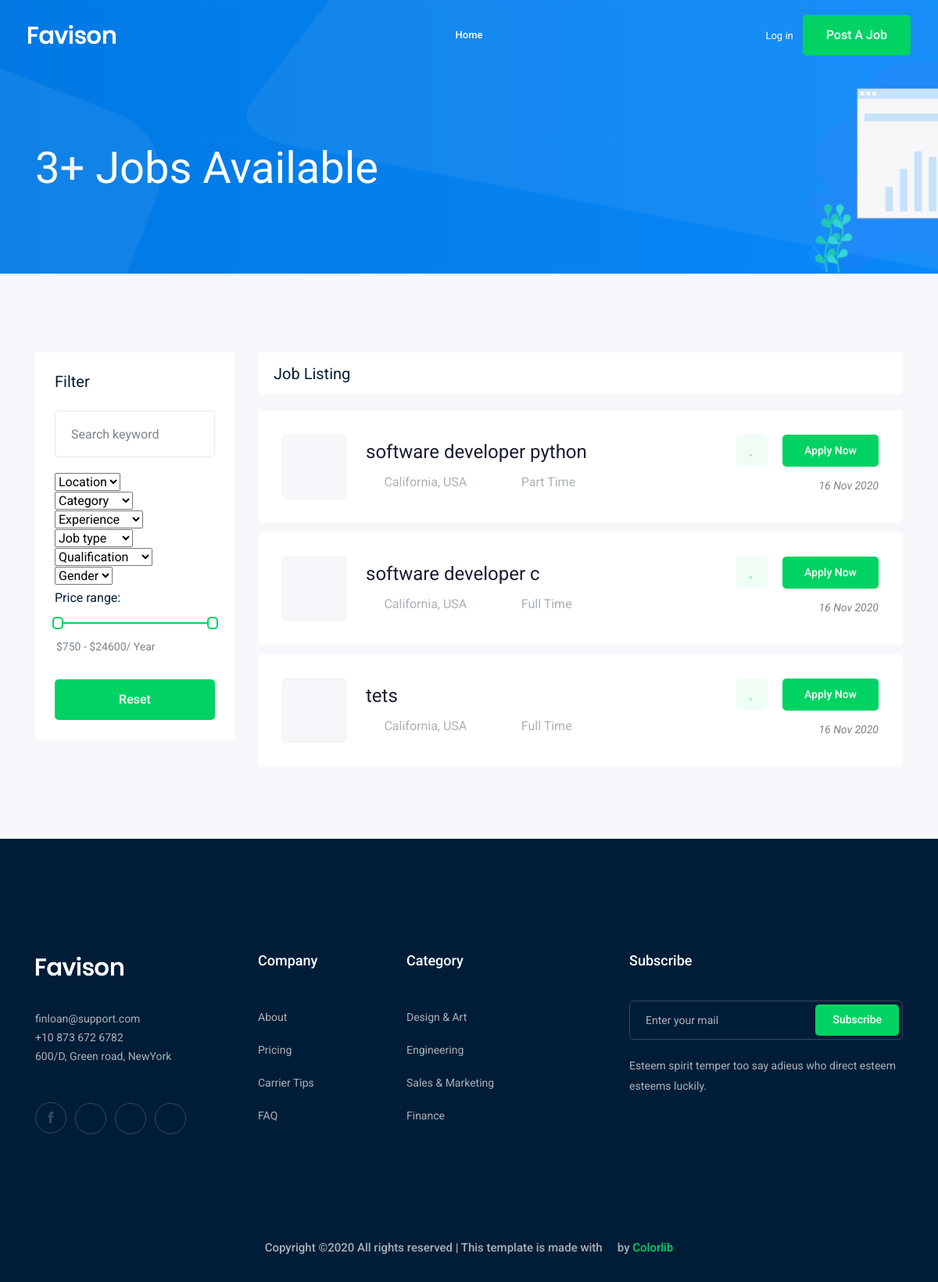
The page /jobs/ on the database as committed earlier.
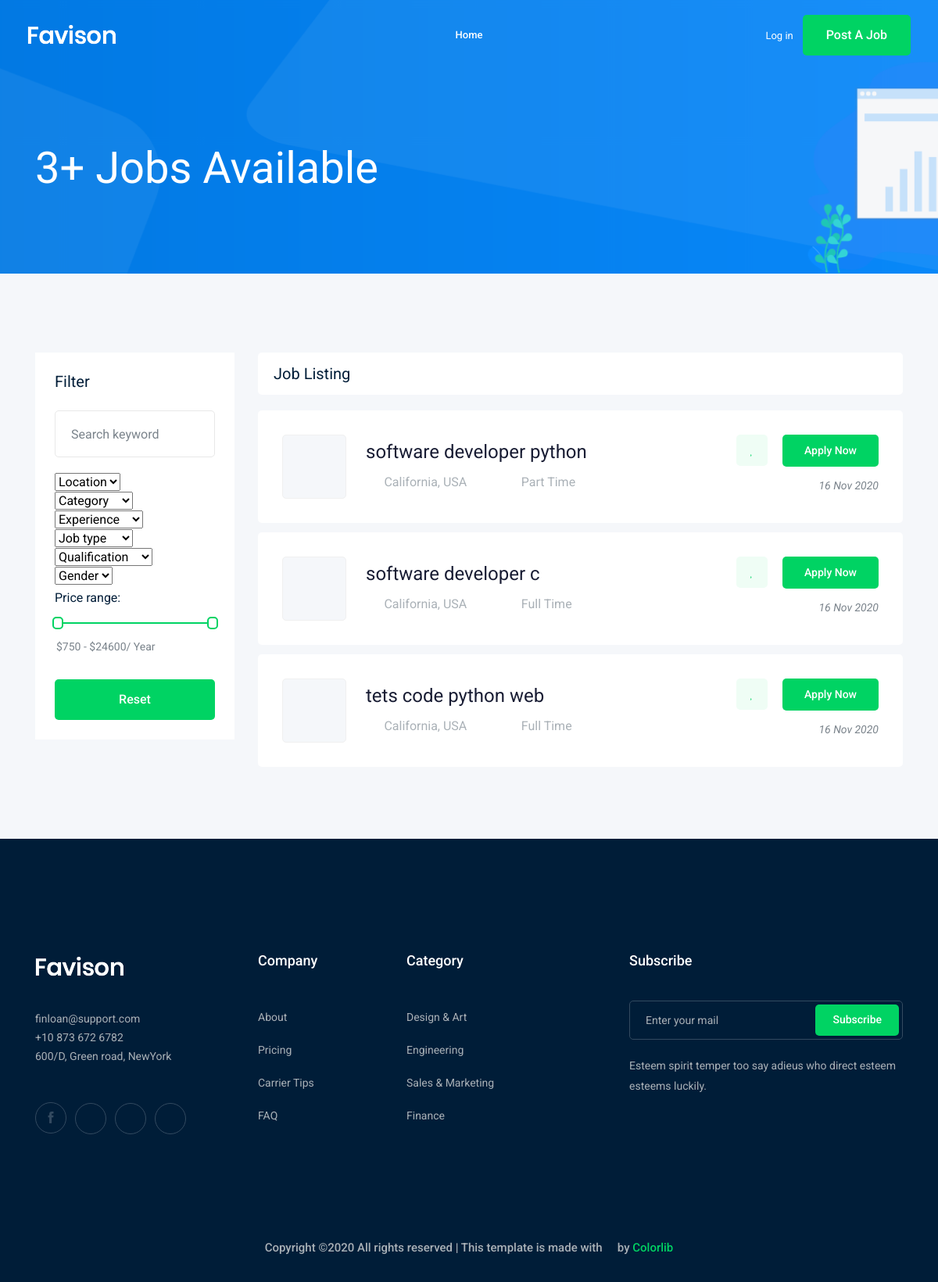
The same page on the database as committed later.
### Job/models.py (models this page shows, shortened)
class Job(models.Model):
    owner = models.ForeignKey(
        User, related_name='job_owner', on_delete=models.CASCADE)
    title = models.CharField(max_length=100)  # colum
    job_type = models.CharField(max_length=20, choices=JOB_TYPE)
    description = models.TextField(max_length=1000)
    published_at = models.DateTimeField(auto_now=True)
    Vacancy = models.IntegerField(default=1)
    salary = models.IntegerField(default=0)
    experience = models.IntegerField(default=1)
    category = models.ForeignKey('category', on_delete=models.CASCADE)
    image = models.ImageField(upload_to=image_upload)
    slug = models.SlugField(blank=True, null=True)
    def __str__(self):
        return self.title

### Job/views.py (the view)
# urls.py: path('', views.job_list, name='job_list'),
def job_list(request):
    job_list = Job.objects.all()
    paginator = Paginator(job_list, 3)  # Show 25 contacts per page.
    page_number = request.GET.get('page')
    page_obj = paginator.get_page(page_number)
    context = {'jobs': page_obj}  # template name
    return render(request, 'job/job_list.html', context)

### Job/templates/job/job_list.html (shortened to what the changed rows need)
{% extends 'base.html' %}
{% block body %}
    <div class="job_listing_area plus_padding">
        <div class="container">
            <div class="row">
                <div class="col-lg-9">
                    <div class="job_lists m-0">
                        <div class="row">
                            {% for job in jobs %}
                            <div class="col-lg-12 col-md-12">
                                <div class="single_jobs white-bg d-flex justify-content-between">
                                    <div class="jobs_left d-flex align-items-center">
                                        <div class="thumb">
                                        </div>
                                        <div class="jobs_conetent">
                                            <a href="{%url 'jobs:job_detail' job.slug%}"><h4>{{job}}</h4></a>
                                            <div class="links_locat d-flex align-items-center">
                                                <div class="location">
                                                    <p> <i class="fa fa-map-marker"></i> California, USA</p>
                                                </div>
                                                <div class="location">
                                                    <p> <i class="fa fa-clock-o"></i>{{job.job_type}}</p>
                                                </div>
                                            </div>
                                        </div>
                                    </div>
                                    <div class="jobs_right">
                                        <div class="apply_now">
                                            <a class="heart_mark" href="#"> <i class="fa fa-heart"></i> </a>
                                            <a href="{%url 'jobs:job_detail' job.slug%}" class="boxed-btn3">Apply Now</a>
                                        </div>
                                        <div class="date">
                                            <p>{{job.published_at|date:'d M Y'}}</p>
                                        </div>
                                    </div>
                                </div>
                            </div>
                            {% endfor%}
                        </div>
                    </div>
                </div>
            </div>
        </div>
    </div>
{% endblock body %}

Rows that differ between the two databases and show on the page:
changed Job: title "tets" → "tets code python web"
